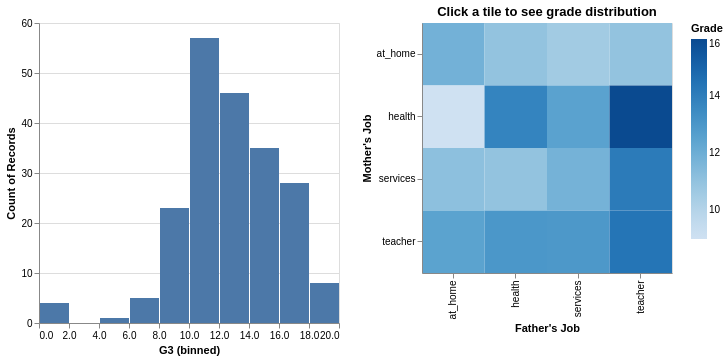

The notebook cell saved with this chart:
### Code cell
# putting data transformations in chart 
select = alt.selection_point(fields=['Fjob', 'Mjob'])

heatmap = alt.Chart(df_filtered.pivot_table(values='G3', index='Fjob', columns='Mjob', aggfunc='mean') \
                    .reset_index().rename_axis(None, axis=1) \
                    .melt(id_vars=['Fjob'], value_vars=['at_home', 'health', 'services', 'teacher']) \
                    .rename({'variable':'Mjob', 'value':'Grade'}, axis=1),
    title='Click a tile to see grade distribution',
    height=250,
    width=250,
).mark_rect().encode(
    x=alt.X('Fjob').title("Father's Job"),
    y=alt.Y('Mjob').title("Mother's Job"),
    color=alt.Color('Grade').scale(domain=[9, 16], scheme='blues'),
    opacity=alt.when(select).then(alt.value(1)).otherwise(alt.value(0.4)),
).add_params(
    select
)

hist = alt.Chart(df_filtered).mark_bar().encode(
    x=alt.X("G3", bin=True),
    y='count(G3):Q'
).transform_filter(
    select
)

interactive_heatmap = hist | heatmap
interactive_heatmap

### Figure 1 — Vega-Lite specification as saved in the notebook (floating-point values rounded to 4 significant figures; data arrays with more than 128 entries replaced by an {"elided": "..."} marker saying what was removed)
{"config": {"view": {"continuousWidth": 300, "continuousHeight": 300}}, "hconcat": [{"data": {"name": "data-88cfc5b90c56212c7d9b5a83e459a1f6"}, "mark": {"type": "bar"}, "encoding": {"x": {"bin": true, "field": "G3", "type": "quantitative"}, "y": {"aggregate": "count", "field": "G3", "type": "quantitative"}}, "transform": [{"filter": {"param": "param_2"}}]}, {"data": {"name": "data-5e81dc6f151dfe06e1bc5c5bda614e05"}, "mark": {"type": "rect"}, "encoding": {"color": {"field": "Grade", "scale": {"domain": [9, 16], "scheme": "blues"}, "type": "quantitative"}, "opacity": {"condition": [{"param": "param_2", "value": 1}], "value": 0.4}, "x": {"field": "Fjob", "title": "Father's Job", "type": "nominal"}, "y": {"field": "Mjob", "title": "Mother's Job", "type": "nominal"}}, "height": 250, "name": "view_2", "title": "Click a tile to see grade distribution", "width": 250}], "params": [{"name": "param_2", "select": {"type": "point", "fields": ["Fjob", "Mjob"]}, "views": ["view_2"]}], "$schema": "https://vega.github.io/schema/vega-lite/v5.20.1.json", "datasets": {"data-88cfc5b90c56212c7d9b5a83e459a1f6": {"elided": "207 records"}, "data-5e81dc6f151dfe06e1bc5c5bda614e05": [{"Fjob": "at_home", "Mjob": "at_home", "Grade": 11.83}, {"Fjob": "health", "Mjob": "at_home", "Grade": 11.0}, {"Fjob": "services", "Mjob": "at_home", "Grade": 10.56}, {"Fjob": "teacher", "Mjob": "at_home", "Grade": 11.0}, {"Fjob": "at_home", "Mjob": "health", "Grade": 9.0}, {"Fjob": "health", "Mjob": "health", "Grade": 13.78}, {"Fjob": "services", "Mjob": "health", "Grade": 12.53}, {"Fjob": "teacher", "Mjob": "health", "Grade": 16.0}, {"Fjob": "at_home", "Mjob": "services", "Grade": 11.14}, {"Fjob": "health", "Mjob": "services", "Grade": 11.0}, {"Fjob": "services", "Mjob": "services", "Grade": 11.78}, {"Fjob": "teacher", "Mjob": "services", "Grade": 14.12}, {"Fjob": "at_home", "Mjob": "teacher", "Grade": 12.5}, {"Fjob": "health", "Mjob": "teacher", "Grade": 13.0}, {"Fjob": "services", "Mjob": "teacher", "Grade": 12.95}, {"Fjob": "teacher", "Mjob": "teacher", "Grade": 14.38}]}}
